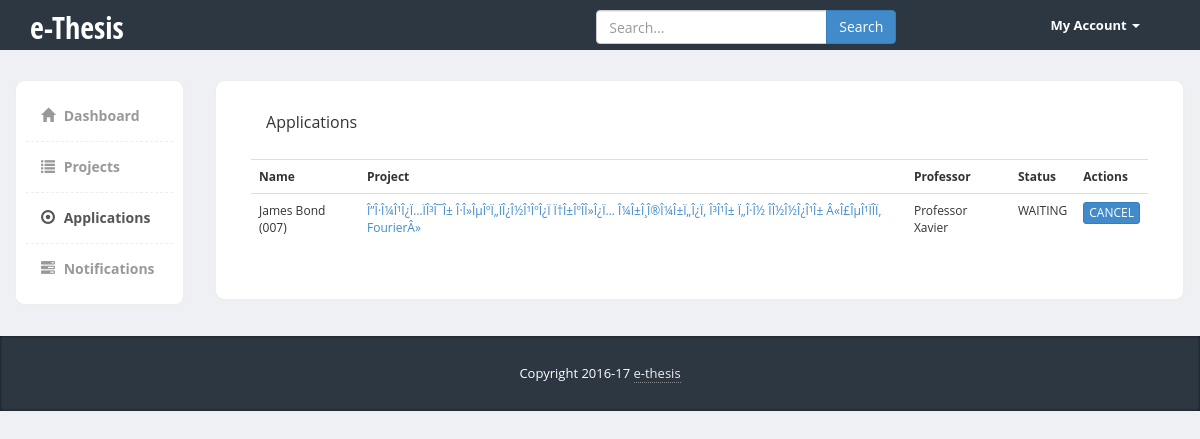
/applications.php (signed in), run on the app's committed database.
### tables this page shows
CREATE TABLE `user` (
  `id` int(11) NOT NULL,
  `username` varchar(45) NOT NULL,
  `password` varchar(255) NOT NULL,
  `firstname` varchar(45) DEFAULT NULL,
  `lastname` varchar(45) DEFAULT NULL,
  `aem` varchar(45) DEFAULT NULL,
  `email` varchar(255) NOT NULL,
  `role` int(11) NOT NULL
);

CREATE TABLE `project` (
  `id` int(11) NOT NULL,
  `title` varchar(255) NOT NULL,
  `description` text NOT NULL,
  `prof_id` int(11) NOT NULL,
  `status` int(11) NOT NULL DEFAULT '0',
  `created_date` timestamp NOT NULL DEFAULT CURRENT_TIMESTAMP,
  `modified_date` timestamp
);

### classes/Application.class.php (called while the page is built, shortened)
<?php
class Application {
	protected $student;
	protected $project;
	protected $status;
	protected function __construct($student_id, $project_id, $status) {
		$this->student = User::getUser($student_id);
		$this->project = Project::getProject($project_id);
		$this->status = $status;
	}
	public function getStudent() {
		return $this->student;
	}
	public function getProject() {
		return $this->project;
	}
	public function getStatus() {
		return $this->status;
	}
	public function getHumanReadableStatus() {
		switch($this->status) {
			case Application::STATUS_WAITING:
				return 'WAITING';
		}
	}
	public static function getApplicationsByStudent($student_id) {
		$query = 'SELECT `student_id`,`project_id`,`status` FROM `application` WHERE student_id = ?';
		return self::getApplications($query, $student_id);
	}
	protected static function getApplications($query, $param) {
		$conn = DBHelper::getDBO();
		$stmt = $conn->prepare($query);
		$stmt->bind_param('i', $param);
		$stmt->execute();
		$stmt->bind_result($student_id, $project_id, $status);
		$stmt->store_result();
		$applications = array();
		while($stmt->fetch()) {
			$applications[] = new Application($student_id, $project_id, $status);
		}
		return $applications;
	}
}

### classes/User.class.php (called while the page is built, shortened)
<?php
class User {
	protected $aem;
	protected $firstname;
	protected $lastname;
	public function __construct($id, $aem, $username, $email, $firstname, $lastname, $role) {
		$this->aem = $aem;
		$this->firstname = $firstname;
		$this->lastname = $lastname;
	}
	public static function getUser($id) {
		$conn = DBHelper::getDBO();
		$query = 'SELECT `aem`, `username`, `firstname`, `lastname`, `email`, `role` FROM `user` WHERE `id` = ?';
		$stmt = $conn->prepare($query);
		$stmt->bind_param('i', $id);
		$stmt->execute();
		$stmt->bind_result($aem, $username, $firstname, $lastname, $email, $role);
		$user = new User($id, $aem, $username, $email, $firstname, $lastname, $role);
		return $user;
	}
	public function getAem() {
		return $this->aem;
	}
	public function getFullName() {
		return $this->firstname . ' ' . $this->lastname;
	}
}

### classes/DBHelper.class.php (called while the page is built, shortened)
<?php
class DBHelper {
	protected static $db = null;
	public static function getDBO() {
		$db = new mysqli(ETH_CONF_DB_HOST, ETH_CONF_DB_USERNAME,
				ETH_CONF_DB_PASSWORD, ETH_CONF_DB_DBNAME);
		self::$db = $db;
		return self::$db;
	}
	public static function close(){
		if(self::$db == null){
			return true;
		}
		$result = self::$db->close();
		self::$db = null;
		return $result;
	}
}

### classes/Project.class.php (called while the page is built, shortened)
<?php
class Project {
	protected $id;
	protected $title;
	protected $prof;
	public function __construct($id, $title, $description, $status, $prof, $created_date = null, $modified_date = null) {
		$this->id = $id;
		$this->title = $title;
		$this->prof = $prof;
	}
	public static function getProject($id) {
		$conn = DBHelper::getDBO();
		$query = 'SELECT `id`,`title`,`description`,`prof_id`,`status`,`created_date`,`modified_date` FROM `project` WHERE `id` = ?';
		$stmt = $conn->prepare($query);
		$stmt->bind_param('i', $id);
		$stmt->execute();
		$stmt->bind_result($id, $title, $description, $prof_id, $status, $created_date, $modified_date);
		$prof = User::getUser($prof_id);
		$project = new Project($id, $title, $description, $status, $prof, $created_date, $modified_date);
		return $project;
	}
	public function getId() {
		return $this->id;
	}
	public function getTitle() {
		return $this->title;
	}
	public function getProfName() {
		return $this->prof->getFullName();
	}
}

### views/applications_student.php (the view)
<table class="table">
	<tr>
		<th>Name</th>
		<th>Project</th>
		<th>Professor</th>
		<th>Status</th>
		<th>Actions</th>
	</tr>
	<?php
	$applications = Application::getApplicationsByStudent($user['id']);
	foreach($applications as $application) { ?>
		<tr>
			<td><?php echo $application->getStudent()->getFullName().' ('.$application->getStudent()->getAem().')'; ?></td>
			<td><?php echo '<a href="project.php?id='.$application->getProject()->getId().'">'.$application->getProject()->getTitle().'</a>'; ?></td>
			<td><?php echo $application->getProject()->getProfName(); ?></td>
			<td><?php echo $application->getHumanReadableStatus(); ?></td>
			<td>
				<?php if($application->getStatus() == Application::STATUS_WAITING) { ?>
					<a href="manage_application.php?action=cancel&pid=<?php echo $application->getProject()->getId(); ?>" class="btn btn-primary btn-xs">CANCEL</a>
				<?php } else if($application->getStatus() == Application::STATUS_CANCELED) { ?>
					<a href="manage_application.php?action=reopen&pid=<?php echo $application->getProject()->getId(); ?>" class="btn btn-primary btn-xs">REOPEN</a>
				<?php } ?>
			</td>
		</tr>
	<?php }	?>
</table>

### css/styles.css (style rules this page uses)
body { font-family: 'Open Sans', sans-serif; background-color: #f7f7f7; position: relative; margin: 0px; font-size: 12px; padding: 0px; }
body { background-color: #eff0f3; }

### data on the page
user: $application->getStudent()->getFullName() "James Bond", aem "007"
project: title "Î”Î·Î¼Î¹Î¿Ï…ÏÎ³Î¯Î± Î·Î»ÎµÎºÏ„ÏÎ¿Î½Î¹ÎºÎ¿Ï Ï†Î±ÎºÎ­Î»Î¿Ï… Î¼Î±Î¸Î®Î¼Î±Ï„Î¿Ï‚ Î³Î¹Î± Ï„Î·Î½ Î­Î½Î½Î¿Î¹Î± Â«Î£ÎµÎ¹ÏÎ­Ï‚ FourierÂ»"
user: $application->getProject()->getProfName() "Professor Xavier"

### other printed values
$this->text "Dashboard"
$this->text "Projects"
$this->text "Applications"
$this->text "Notifications"
$application->getHumanReadableStatus() "WAITING"
